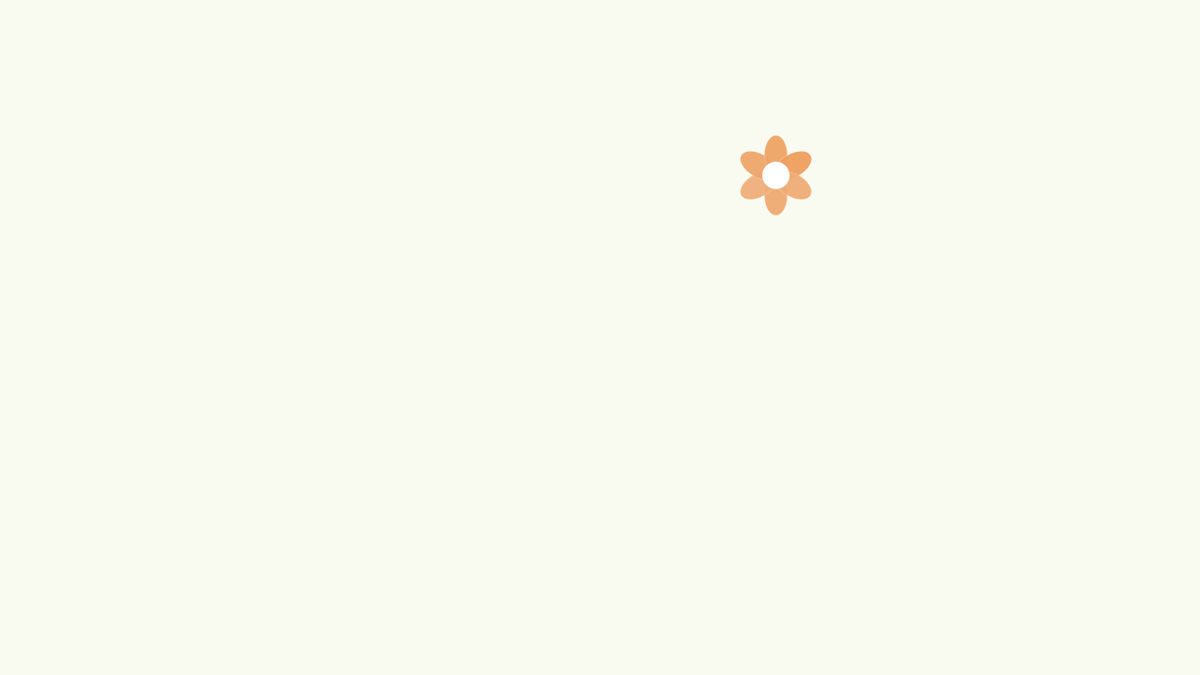
Frame 1 (no input)
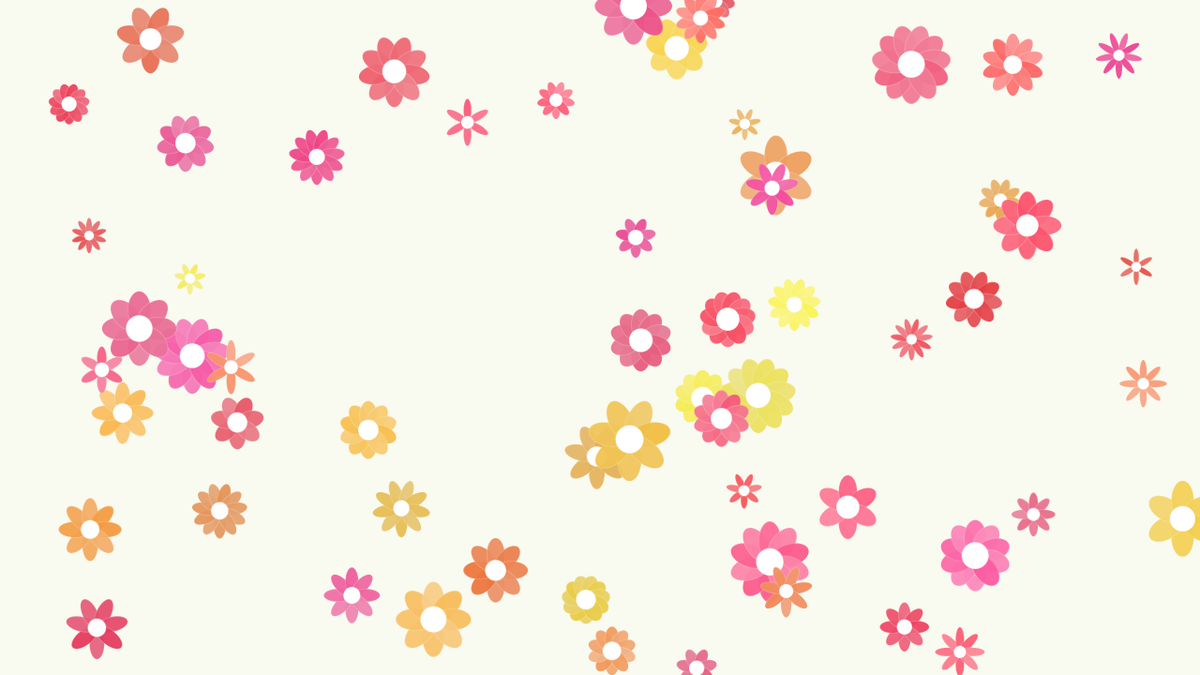
Frame 60 (the mouse pressed at the canvas centre just before this capture)
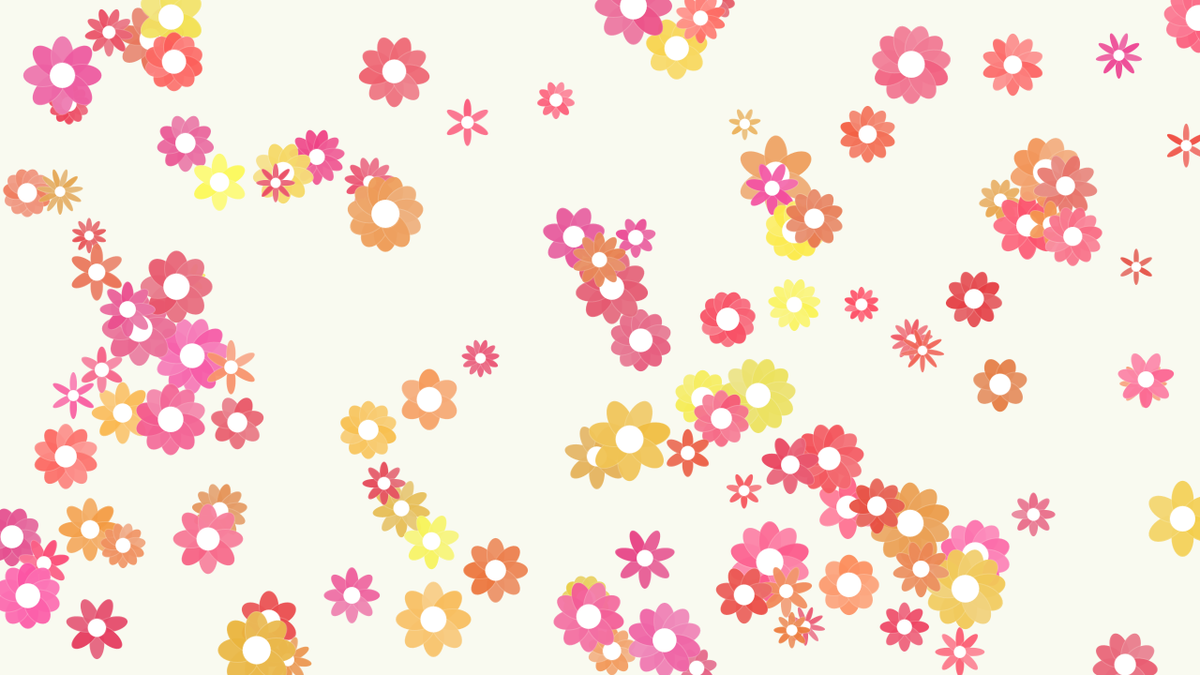
Frame 120 (the mouse held since frame 60 and released just before this capture)

The Processing sketch that drew these frames (run headless with seeded random() and noise(); from frame 60 on, the mouse is pressed at the canvas centre):

// Processing sketch: pt1_flowers_random_colors
// ── pt1_flowers_random_colors.pde
float x, y, petal_w, petal_h, radius;
int num_petals;
color base_c;
color[] colors = new color[3];

void setup() {
  size(1280, 720);
  colorMode(HSB, 360, 100, 100, 100);
  background(66, 4, 98.4);
  colors[0] = color(354.4, 55.6, 91, 95); // soft pink red
  colors[1] = color(9.2, 52, 98.8, 95); // soft salmon red
  colors[2] = color(48.7, 62.6, 99.6, 95); // soft yellow
  stroke(66, 4, 98.4, 20);
}

void draw() {
  // set random radius
  x = random(width);
  y = random(height);
  // set random radius
  radius = random(10, 30);
  // set petal width to random value thinner than radius
  petal_w = random(radius-5, radius-3);
  // set petal height to random value longer than radius
  petal_h = random(radius+5, radius+15);
  // set origin to center of flower
  translate(x, y);
  // generate random color from 0-60 (red-yellow) or 330-360 (magenta-red)
  if (random(1) < 0.5) {
    base_c = color(random(0, 60), random(50, 65), random(90, 100), 95);
  } else {
    base_c = color(random(330, 360), random(50, 65), random(90, 100), 95);
  }
  // pick random number of petals
  num_petals = int(random(6, 12));
  for (int i = 0; i < num_petals; i++) {
    // create variation on base color
    fill(color(hue(base_c), saturation(base_c) + random(-10, 10), brightness(base_c), alpha(base_c)));
    // draw petal by creating ellipse at half petal height above center
    ellipse(0, petal_h/2, petal_w, petal_h);
    // rotate to draw other petals
    rotate(TWO_PI/num_petals);
  }
  // draw white center
  fill(360, 0, 100);
  ellipse(0, 0, radius, radius);
}
